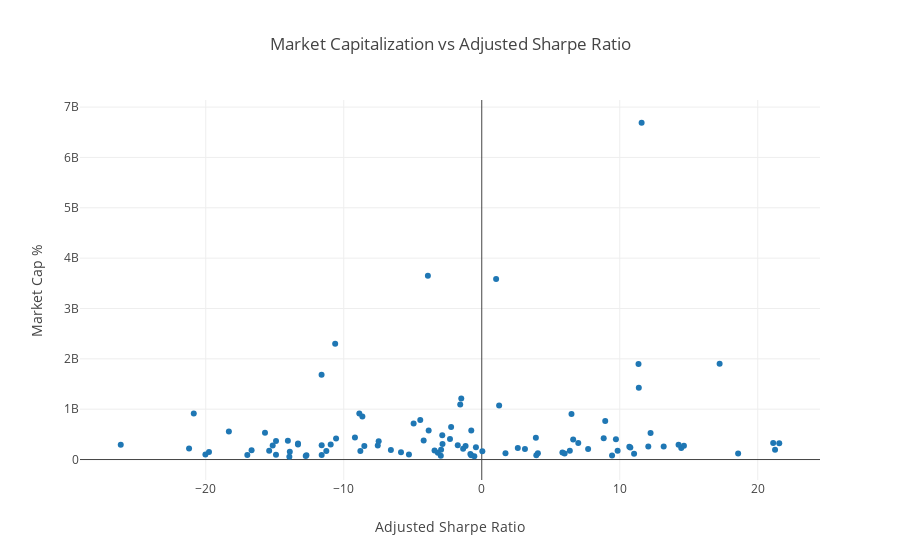

Here is the notebook cell this chart was saved with:
### Code cell
plotly_data = [go.Scatter(
                        y = nasdaq_sym['cap'], 
                        x = nasdaq_sym['sharpe'], 
                        mode = 'markers',
                        text = nasdaq_sym['Symbol']
                    )
              ]
layout = go.Layout(
        title = 'Market Capitalization vs Adjusted Sharpe Ratio',
        yaxis = {'title': 'Market Cap %'},
        xaxis = {'title': 'Adjusted Sharpe Ratio'}
)

fig = go.Figure( data = plotly_data, layout= layout)

iplot(fig)
